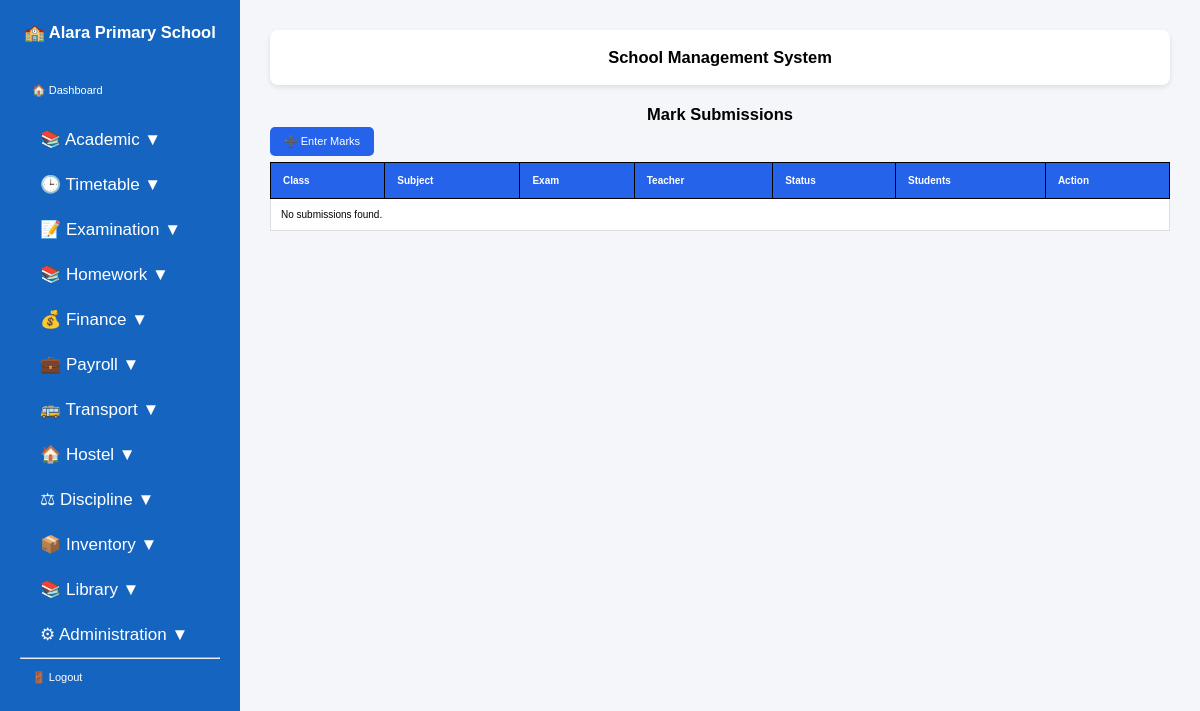
/mark-submissions/ (signed in), run on an earlier commit of the app's database.
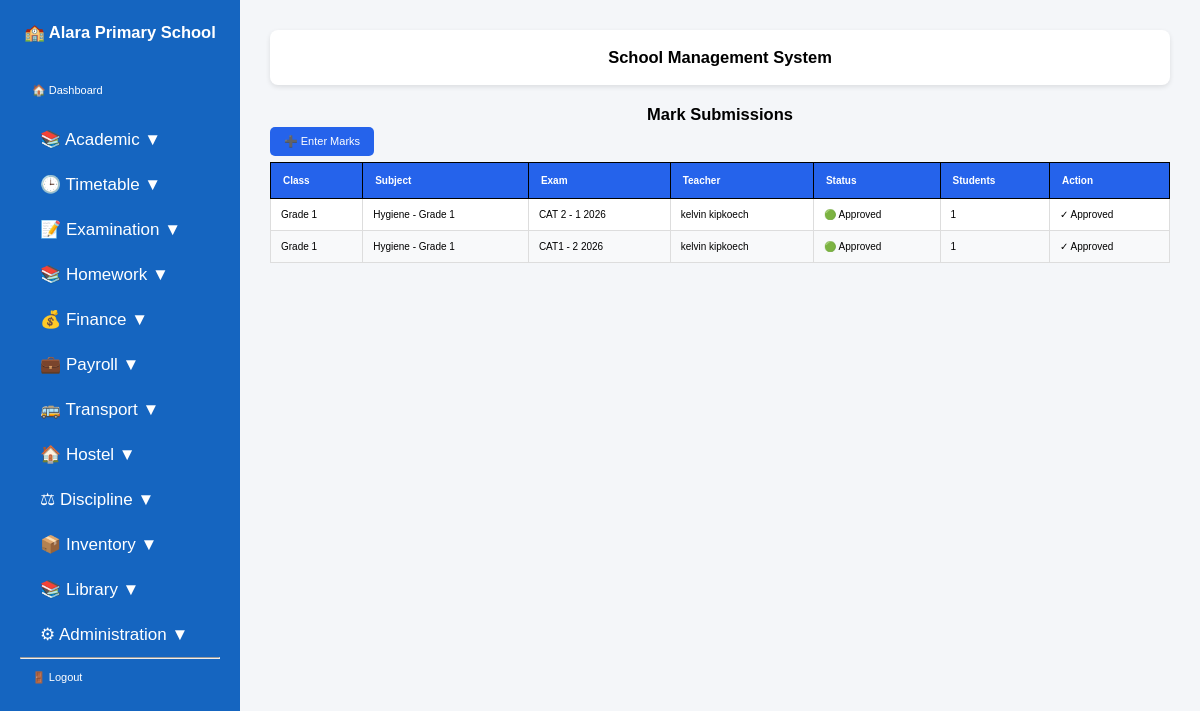
And on a later commit of the database.
### students/models.py (models this page shows, shortened)
class SchoolUser(models.Model):
    user = models.OneToOneField(
        User,
        on_delete=models.CASCADE,
        related_name="school_user",
    )
    school = models.ForeignKey(
        SchoolProfile,
        on_delete=models.CASCADE,
        related_name="users",
    )

class SchoolProfile(models.Model):
    name = models.CharField(max_length=200, unique=True)
    motto = models.CharField(max_length=300, blank=True)
    address = models.CharField(max_length=300)
    phone = models.CharField(max_length=20)
    email = models.EmailField(blank=True)
    website = models.CharField(max_length=100, blank=True)
    current_term = models.CharField(max_length=20)
    academic_year = models.CharField(max_length=20)
    principal_name = models.CharField(max_length=100, blank=True)
    principal_signature = models.ImageField(
        upload_to="signatures/",
        blank=True,
        null=True,
    )
    logo = models.ImageField(
        upload_to="school_logos/",
        blank=True,
        null=True,
    )
    closing_date = models.DateField(null=True, blank=True)
    opening_date = models.DateField(null=True, blank=True)
    school_stamp = models.ImageField(
        upload_to="school/",
        blank=True,
        null=True,
)

class MarkSubmission(models.Model):
    STATUS_CHOICES = [
        ("DRAFT", "Draft"),
        ("SUBMITTED", "Submitted"),
        ("APPROVED", "Approved"),
        ("REJECTED", "Rejected"),
    ]
    teacher = models.ForeignKey(
        Teacher,
        on_delete=models.CASCADE,
    )
    school_class = models.ForeignKey(
        SchoolClass,
        on_delete=models.CASCADE,
    )
    subject = models.ForeignKey(
        Subject,
        on_delete=models.CASCADE,
    )
    exam = models.ForeignKey(
        Exam,
        on_delete=models.CASCADE,
    )
    status = models.CharField(
        max_length=20,
        choices=STATUS_CHOICES,
        default="DRAFT",
    )
    submitted_at = models.DateTimeField(
        auto_now_add=True,
    )
    approved_at = models.DateTimeField(
        null=True,
        blank=True,
    )
    approved_by = models.ForeignKey(
        User,
        null=True,
        blank=True,
        on_delete=models.SET_NULL,
        related_name="approved_mark_batches",
    )
    class Meta:
        unique_together = (
            "school_class",
            "subject",
            "exam",
        )

class SchoolClass(models.Model):
    name = models.CharField(max_length=50)
    school = models.ForeignKey(
        SchoolProfile,
        on_delete=models.CASCADE,
        related_name="classes",
    )
    class_teacher = models.ForeignKey(
        Teacher,
        on_delete=models.SET_NULL,
        null=True,
        blank=True,
        related_name="class_teacher_for",
    )
    class Meta:
        constraints = [
            models.UniqueConstraint(
                fields=["school", "name"],
                name="unique_class_per_school",
            )
        ]
    def __str__(self):
        return self.name

class Subject(models.Model):
    name = models.CharField(max_length=100)
    code = models.CharField(max_length=20, unique=True)
    school = models.ForeignKey(
        SchoolProfile,
        on_delete=models.CASCADE,
        null=True,
        blank=True,
        related_name="subjects",
    )
    school_class = models.ForeignKey(
        SchoolClass,
        on_delete=models.CASCADE,
        related_name="subjects",
        null=True,
        blank=True,
    )
    teacher = models.ForeignKey(
        Teacher,
        on_delete=models.SET_NULL,
        null=True,
        blank=True,
        related_name="subjects",
    )
    def __str__(self):
        if self.school_class:
            return f"{self.name} - {self.school_class.name}"
        return self.name

class Exam(models.Model):
    name = models.CharField(max_length=100)
    term = models.CharField(max_length=50)
    year = models.IntegerField()
    school = models.ForeignKey(
        SchoolProfile,
        on_delete=models.CASCADE,
        related_name="exams",
        null=True,
        blank=True,
    )
    STATUS_CHOICES = [
        ("OPEN", "Open"),
        ("CLOSED", "Closed"),
    ]
    status = models.CharField(
        max_length=10,
        choices=STATUS_CHOICES,
        default="OPEN",
    )
    def __str__(self):
        return f"{self.name} - {self.term} {self.year}"

class Teacher(models.Model):
    user = models.OneToOneField(
        User,
        on_delete=models.CASCADE,
        null=True,
        blank=True,
        related_name="teacher_profile",
    )
    school = models.ForeignKey(
        SchoolProfile,
        on_delete=models.CASCADE,
        null=True,
        blank=True,
        related_name="teachers",
    )
    employee_number = models.CharField(max_length=20, unique=True)
    first_name = models.CharField(max_length=100)
    last_name = models.CharField(max_length=100)
    gender = models.CharField(max_length=10)
    phone = models.CharField(max_length=20)
    email = models.EmailField(blank=True)
    def __str__(self):
        return f"{self.first_name} {self.last_name}"

### students/view_modules/examination.py (the view)
@login_required
@admin_or_teacher
def mark_submission_list(request):
    if request.user.is_superuser:
        submissions = MarkSubmission.objects.select_related(
            "teacher",
            "school_class",
            "subject",
            "exam",
        ).all()
    else:
        school = request.user.school_user.school
        teacher = Teacher.objects.filter(
            user=request.user
        ).first()
        if teacher:
            submissions = MarkSubmission.objects.select_related(
                "teacher",
                "school_class",
                "subject",
                "exam",
            ).filter(
                teacher=teacher,
                school_class__school=school,
                subject__school=school,
                exam__school=school,
            )
        else:
            submissions = MarkSubmission.objects.select_related(
                "teacher",
                "school_class",
                "subject",
                "exam",
            ).filter(
                school_class__school=school,
                subject__school=school,
                exam__school=school,
            )
    return render(
        request,
        "students/mark_submission_list.html",
        {
            "submissions": submissions,
        },
    )

### students/templatetags/group_tags.py (called while the page is built)
@register.filter
def has_group(user, group_name):
    return user.groups.filter(name=group_name).exists()

### templates/students/mark_submission_list.html
{% extends "base.html" %}
{% block content %}
<h2>Mark Submissions</h2>
<p>
    <a href="{% url 'add_mark' %}" class="btn btn-primary">
        ➕ Enter Marks
    </a>
</p>
<table class="table table-bordered table-striped">
    <thead>
        <tr>
            <th>Class</th>
            <th>Subject</th>
            <th>Exam</th>
            <th>Teacher</th>
            <th>Status</th>
            <th>Students</th>
            <th>Action</th>
        </tr>
    </thead>
    <tbody>
    {% for submission in submissions %}
        <tr>
            <td>
                {{ submission.school_class }}
            </td>
            <td>
                {{ submission.subject }}
            </td>
            <td>
                {{ submission.exam }}
            </td>
            <td>
                {{ submission.teacher }}
            </td>
            <td>
                {% if submission.status == "DRAFT" %}
                    🟡 Draft
                {% elif submission.status == "SUBMITTED" %}
                    🔵 Submitted
                {% elif submission.status == "APPROVED" %}
                    🟢 Approved
                {% elif submission.status == "REJECTED" %}
                    🔴 Rejected
                {% else %}
                    {{ submission.status }}
                {% endif %}
            </td>
            <td>
                {{ submission.marks.count }}
            </td>
            <td>
                {% if submission.status == "DRAFT" %}
                    <a
                        href="{% url 'submit_mark_submission' submission.id %}"
                        class="btn btn-success btn-sm">
                        📤 Submit
                    </a>
                {% elif submission.status == "REJECTED" %}
                    <a
                        href="{% url 'continue_mark_entry' submission.id %}"
                        class="btn btn-warning btn-sm">
                        ✏️ Correct Marks
                    </a>
                {% elif submission.status == "SUBMITTED" %}
                    <span class="text-muted">
                        Waiting for approval
                    </span>
                {% elif submission.status == "APPROVED" %}
                    <span class="text-success">
                        ✓ Approved
                    </span>
                {% else %}
                    <span class="text-muted">
                        —
                    </span>
                {% endif %}
            </td>
        </tr>
    {% empty %}
        <tr>
            <td colspan="7">
                No submissions found.
            </td>
        </tr>
    {% endfor %}
    </tbody>
</table>
{% endblock %}

### templates/base.html (shortened to what this page needs)
{% load static %}
{% load group_tags %}
<!DOCTYPE html>
<html lang="en">
<head>
    <link rel="stylesheet" href="{% static 'css/styles.css' %}">
</head>
<body>
{% if user.is_authenticated %}
<div class="sidebar">
    {% if user.is_superuser %}
        <h2>🏫 School Management System</h2>
    {% elif user.school_user %}
        <h2>🏫 {{ user.school_user.school.name }}</h2>
    {% else %}
        <h2>🏫 School</h2>
    {% endif %}
    <a href="{% url 'home' %}">
        🏠 Dashboard
    </a>
   {% if user.is_superuser or user|has_group:"Administrators" %}
<button class="dropdown-btn">
    📚 Academic ▼
</button>
<button class="dropdown-btn">
    🕒 Timetable ▼
</button>
<button class="dropdown-btn">
    📝 Examination ▼
</button>
<button class="dropdown-btn">
    📚 Homework ▼
</button>
<button class="dropdown-btn">
    💰 Finance ▼
</button>
<button class="dropdown-btn">
    💼 Payroll ▼
</button>
<button class="dropdown-btn">
    🚌 Transport ▼
</button>
<button class="dropdown-btn">
    🏠 Hostel ▼
</button>
<button class="dropdown-btn">
    ⚖ Discipline ▼
</button>
<button class="dropdown-btn">
    📦 Inventory ▼
</button>
<button class="dropdown-btn">
    📚 Library ▼
</button>
<button class="dropdown-btn">
    ⚙ Administration ▼
</button>
{% endif %}
<hr>
<a href="{% url 'logout' %}">
    🚪 Logout
</a>
</div>
{% endif %}
<div class="{% if user.is_authenticated %}content{% else %}login-content{% endif %}">
    {% if user.is_authenticated %}
    <div class="topbar">
        <h2>School Management System</h2>
    </div>
    {% endif %}
    {% block content %}
    {% endblock %}
</div>
</body>
</html>

### static/css/styles.css (style rules this page uses)
* { margin:0; padding:0; box-sizing:border-box; font-family:Arial, sans-serif; }
.btn-primary { background:#1565c0; color:white; border:none; padding:10px 20px; border-radius:5px; cursor:pointer; text-decoration:none; }
body { display:flex; background:#f4f6f9; }
.sidebar { width:240px; min-height:100vh; background:#1565c0; color:white; padding:20px; }
.sidebar h2 { margin-bottom:30px; }
.sidebar a { display:block; color:white; text-decoration:none; padding:12px; margin-bottom:8px; border-radius:5px; }
.content { flex:1; padding:30px; }
.topbar { background:white; padding:15px; margin-bottom:20px; border-radius:8px; box-shadow:0 2px 5px rgba(0,0,0,.1); }
.dropdown-btn { width:100%; padding:12px 20px; border:none; background:none; color:white; font-size:17px; text-align:left; cursor:pointer; }
.table { width:100%; border-collapse:collapse; background:#fff; }
.table th { background:#2563eb; color:#fff; padding:12px; text-align:left; }
.table td { padding:10px; border:1px solid #ddd; }
.table tr:nth-child(even) { background:#f8f9fa; }
.btn { display:inline-block; background:#2563eb; color:white; padding:8px 14px; border-radius:5px; text-decoration:none; }
body { font-family: Arial, sans-serif; font-size: 11px; margin: 0; padding: 0; color: #000; }
h1, h2, h3, h4 { margin: 3px 0; text-align: center; }
p { margin: 2px 0; }
table { width: 100%; border-collapse: collapse; margin-top: 6px; }
th, td { border: 1px solid #000; padding: 3px; font-size: 10px; }
th { background: #f0f0f0; }

What changed in the data, as far as the page shows it:
added MarkSubmission: school_class "Grade 1", subject "Hygiene - Grade 1", exam "CAT 2 - 1 2026", teacher "kelvin kipkoech", status "🟢 Approved", marks.count "1"
added MarkSubmission: school_class "Grade 1", subject "Hygiene - Grade 1", exam "CAT1 - 2 2026", teacher "kelvin kipkoech", status "🟢 Approved", marks.count "1"
Also different on the page:
text no longer shown: "No submissions found."
